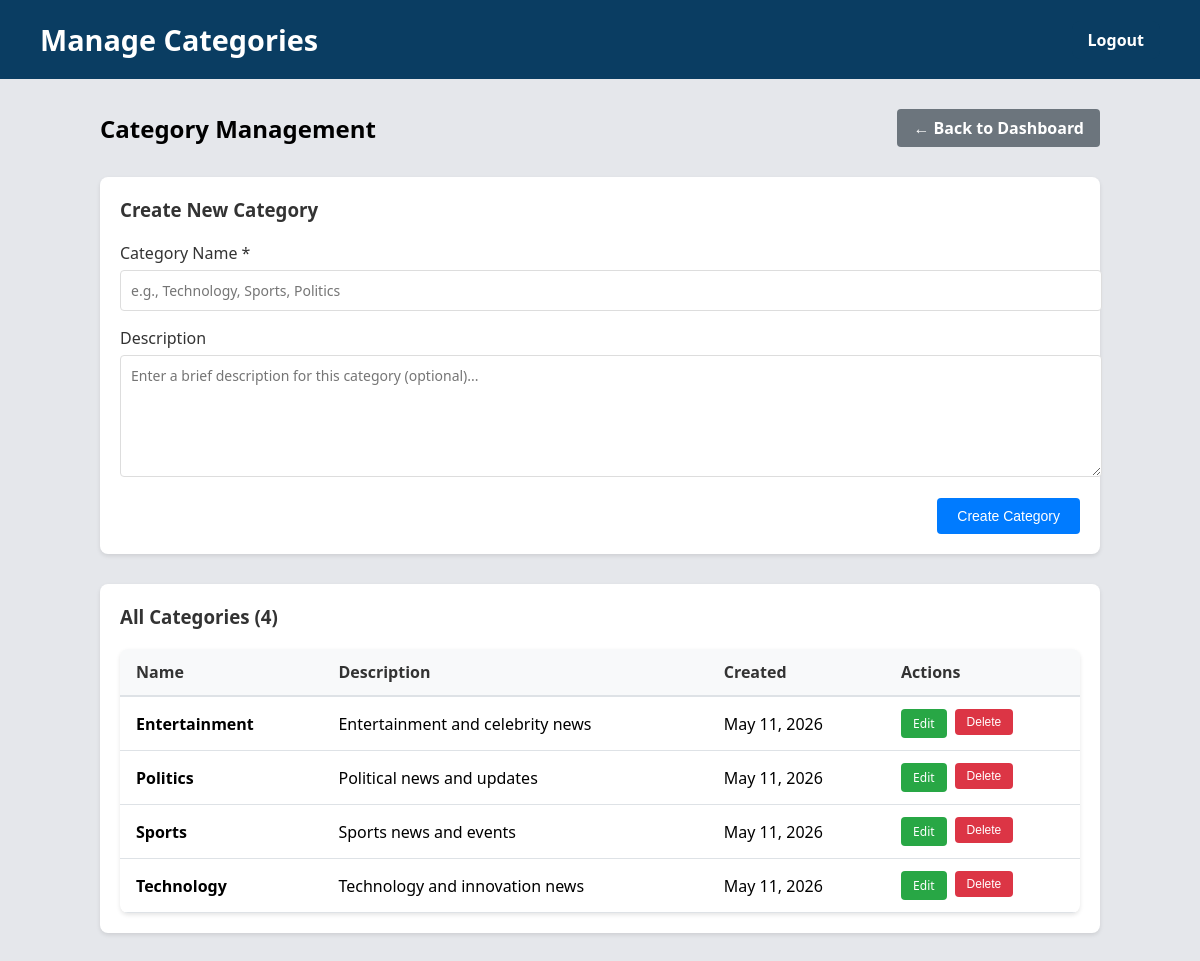
Screenshot of /manage_categories.php (signed in) with the database file from the repository.
### tables this page shows
CREATE TABLE IF NOT EXISTS categories (
    id INT AUTO_INCREMENT PRIMARY KEY,
    name VARCHAR(100) NOT NULL UNIQUE,
    description TEXT,
    created_at TIMESTAMP NOT NULL DEFAULT CURRENT_TIMESTAMP
);

### manage_categories.php (the view, shortened to what this page needs)
<?php
require 'db.php';
$categories = [];
$result = $conn->query("SELECT id, name, description, created_at FROM categories ORDER BY name ASC");
if ($result) {
    while ($row = $result->fetch_assoc()) {
        $categories[] = $row;
    }
}
$editCategory = null;
?>
<!DOCTYPE html>
<html lang="en">
<head>
    <link rel="stylesheet" href="style.css">
</head>
<body>
    <header>
        <h1>Manage Categories</h1>
        <div class="logout">
            <a href="logout.php">Logout</a>
        </div>
    </header>
    <div class="manage-categories-container">
        <div class="categories-header">
            <h2>Category Management</h2>
            <a href="admin_dashboard.php" class="back-link">← Back to Dashboard</a>
        </div>
        <div class="form-section">
            <h3><?php echo $editCategory ? 'Edit Category' : 'Create New Category'; ?></h3>
            <form method="POST" action="manage_categories.php">
                <div class="form-group">
                    <label for="name">Category Name *</label>
                    <input type="text" id="name" name="name" required maxlength="100"
                           value="<?php echo htmlspecialchars($editCategory['name'] ?? ''); ?>"
                           placeholder="e.g., Technology, Sports, Politics">
                </div>
                <div class="form-group">
                    <label for="description">Description</label>
                    <textarea id="description" name="description"
                              placeholder="Enter a brief description for this category (optional)..."><?php echo htmlspecialchars($editCategory['description'] ?? ''); ?></textarea>
                </div>
                <div class="form-actions">
                    <button type="submit" name="save_category" class="btn btn-primary">
                        <?php echo $editCategory ? 'Update Category' : 'Create Category'; ?>
                    </button>
                </div>
            </form>
        </div>
        <div class="form-section">
            <h3>All Categories (<?php echo count($categories); ?>)</h3>
            <?php if (empty($categories)): ?>
                <div class="empty-state">
                    <p>No categories found. Create your first category above.</p>
                </div>
            <?php else: ?>
                <table class="categories-table">
                    <thead>
                        <tr>
                            <th>Name</th>
                            <th>Description</th>
                            <th>Created</th>
                            <th>Actions</th>
                        </tr>
                    </thead>
                    <tbody>
                        <?php foreach ($categories as $cat): ?>
                            <tr>
                                <td><strong><?php echo htmlspecialchars($cat['name']); ?></strong></td>
                                <td><?php echo htmlspecialchars($cat['description'] ?? '-'); ?></td>
                                <td><?php echo date('M d, Y', strtotime($cat['created_at'])); ?></td>
                                <td>
                                    <div class="table-actions">
                                        <a href="manage_categories.php?edit_id=<?php echo $cat['id']; ?>" class="btn btn-sm btn-edit">Edit</a>
                                        <form method="POST" style="display: inline;" onsubmit="return confirm('Are you sure you want to delete this category?');">
                                            <button type="submit" name="delete_category" class="btn btn-sm btn-delete">Delete</button>
                                        </form>
                                    </div>
                                </td>
                            </tr>
                        <?php endforeach; ?>
                    </tbody>
                </table>
            <?php endif; ?>
        </div>
    </div>
</body>
</html>

### style.css (style rules this page uses)
body { font-family: 'Segoe UI', Tahoma, Geneva, Verdana, sans-serif; background: #e5e7eb; margin: 0; }
header { background-color: #0a3d62; color: #fff; padding: 20px 40px; display: flex; justify-content: space-between; align-items: center; }
header h1 { margin: 0; font-size: 1.8rem; }
header .logout a { color: #fff; background-color: #0a3d62; padding: 8px 16px; border-radius: 8px; text-decoration: none; font-weight: 600; transition: background 0.3s; }
.back-link { color: #1e40af; text-decoration: none; font-weight: 600; }

### manage_categories.php (style rules this page uses)
.manage-categories-container { max-width: 1000px; margin: 30px auto; padding: 0 20px; }
.categories-header { display: flex; justify-content: space-between; align-items: center; margin-bottom: 30px; flex-wrap: wrap; gap: 20px; }
.categories-header h2 { margin: 0; }
.back-link { display: inline-block; padding: 8px 16px; background: #6c757d; color: white; text-decoration: none; border-radius: 4px; transition: background 0.3s; }
.form-section { background: white; padding: 20px; border-radius: 8px; box-shadow: 0 2px 4px rgba(0,0,0,0.1); margin-bottom: 30px; }
.form-section h3 { margin-top: 0; margin-bottom: 20px; color: #333; }
.form-group { margin-bottom: 16px; }
.form-group label { display: block; margin-bottom: 6px; font-weight: 500; color: #333; }
.form-group input, .form-group textarea { width: 100%; padding: 10px; border: 1px solid #ddd; border-radius: 4px; font-size: 14px; font-family: inherit; }
.form-group textarea { resize: vertical; min-height: 100px; }
.form-actions { display: flex; gap: 10px; justify-content: flex-end; }
.btn { padding: 10px 20px; border: none; border-radius: 4px; font-size: 14px; cursor: pointer; transition: background 0.3s; }
.btn-primary { background: #007bff; color: white; }
.categories-table { width: 100%; border-collapse: collapse; background: white; border-radius: 8px; overflow: hidden; box-shadow: 0 2px 4px rgba(0,0,0,0.1); }
.categories-table thead { background: #f8f9fa; }
.categories-table th { padding: 12px 16px; text-align: left; font-weight: 600; color: #333; border-bottom: 2px solid #dee2e6; }
.categories-table td { padding: 12px 16px; border-bottom: 1px solid #dee2e6; }
.table-actions { display: flex; gap: 8px; }
.btn-sm { padding: 6px 12px; font-size: 12px; }
.btn-edit { background: #28a745; color: white; text-decoration: none; display: inline-block; border-radius: 4px; transition: background 0.3s; }
.btn-delete { background: #dc3545; color: white; border: none; cursor: pointer; border-radius: 4px; transition: background 0.3s; }

### rows the page displays
categories: name "Entertainment", description "Entertainment and celebrity news", created_at "May 11, 2026"
categories: name "Politics", description "Political news and updates", created_at "May 11, 2026"
categories: name "Sports", description "Sports news and events", created_at "May 11, 2026"
categories: name "Technology", description "Technology and innovation news", created_at "May 11, 2026"

### other values shown
count($categories) "4"
